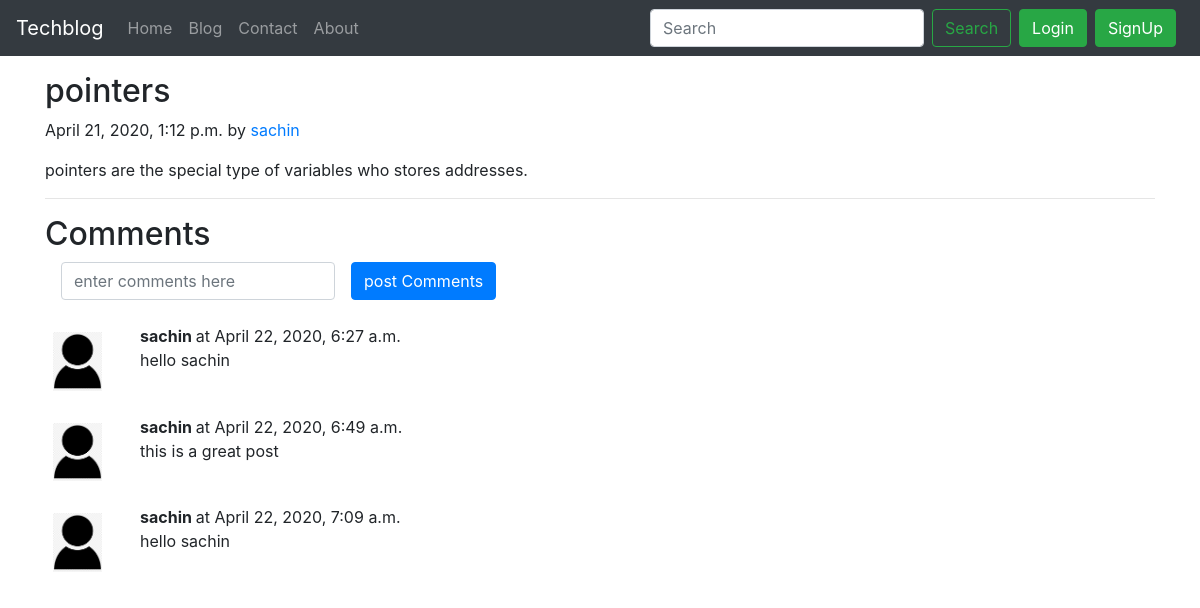
The page /blog/adsasfdg on the database as committed earlier.
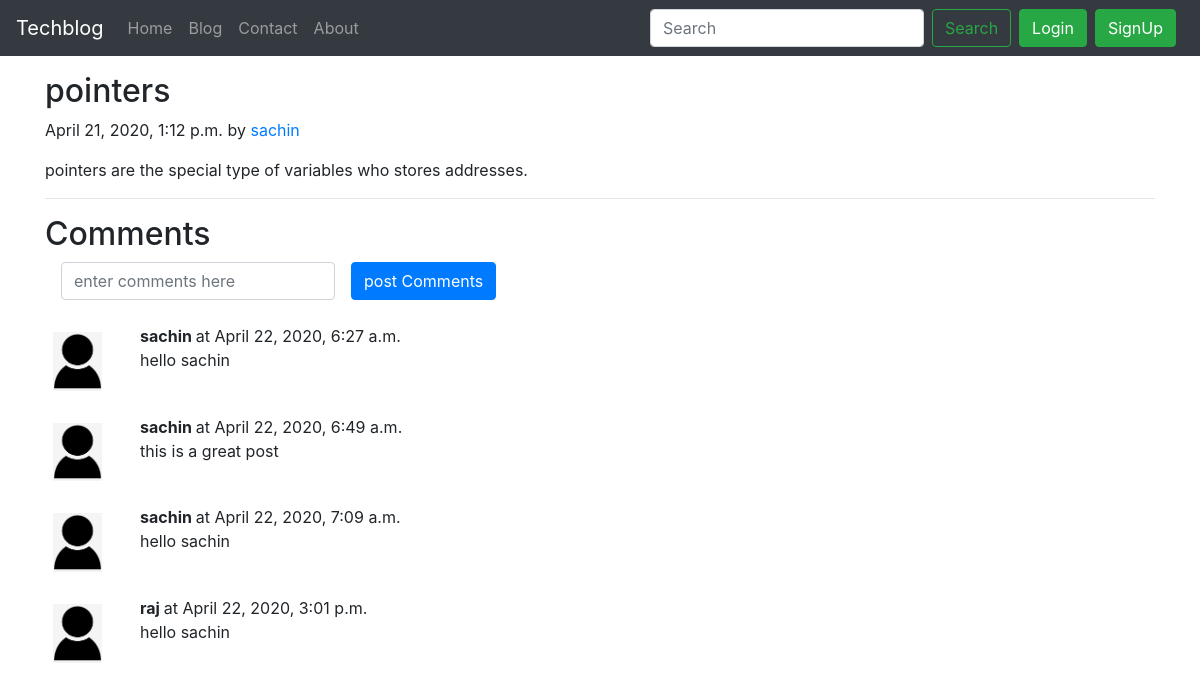
The same page on the database as committed later.
### blog/models.py (models this page shows, shortened)
class Post(models.Model):
    sno = models.AutoField(primary_key = True)
    title = models.CharField(max_length=255)
    author = models.CharField(max_length=30)
    slug = models.CharField(max_length=130)
    content = models.TextField()
    timestamp = models.DateTimeField(blank= True)

class BlogComment(models.Model):
    sno = models.AutoField(primary_key=True)
    comment = models.TextField()
    user = models.ForeignKey(User, on_delete=models.CASCADE)
    parent =models.ForeignKey('self', on_delete=models.CASCADE, null=True)
    post = models.ForeignKey(Post, on_delete=models.CASCADE)
    timestamp = models.DateTimeField(default=now)

### blog/views.py (the view)
# urls.py: path('<str:slug>', views.blogPost, name='blogPost'),
def blogPost(request, slug):
    post = Post.objects.filter(slug=slug).first()
    comments = BlogComment.objects.filter(post=post)
    context = {'post':post, 'comments':comments}
    return render(request, 'blog/blogpost.html', context)

### templates/blog/blogpost.html (shortened to what this page needs)
{% extends 'base.html' %}
{% block body %}
<div class="container my-3">
    <h2 class="blog-post-title"> {{post.title}} </h2>
    <p class="blog-post-meta"> {{post.timestamp}} by <a href="/about"> {{post.author}} </a> </p>
    <p> {{post.content}} </p>
    <hr>
    <div class="contanier my-3">
        <h2> Comments </h2>
        <form action="/blog/postComment" method="post" class="form-inline">
            <div class="form-group mx-sm-3 mb-2">
                <input type="text" name="comment" class="form-control" placeholder="enter comments here">
            </div>
            <button type="submit" class="btn btn-primary mb-2">post Comments</button>
        </form>
        {% for comment in comments %}
            <div class="row my-3">
                <div class="col-md-1">
                <img src="/static/userimage.png" class="rounded mx-auto d-block w-100 p-2" alt="user">
                </div>
                <div class="col-md-11"><b>
                    {{comment.user.username}} </b> at {{comment.timestamp}}
                <div>
                    {{comment.comment}}
                </div>
                </div>
            </div>
        {% endfor %}
    </div>
</div>
{% endblock body %}

### templates/base.html (shortened to what this page needs)
<!doctype html>
<html lang="en">
<head>
  <link rel="stylesheet" href="https://stackpath.bootstrapcdn.com/bootstrap/4.4.1/css/bootstrap.min.css"
>
</head>
<body>
  <nav class="navbar navbar-expand-lg navbar-dark bg-dark">
    <a class="navbar-brand" href="/">Techblog</a>
    <div class="collapse navbar-collapse" id="navbarSupportedContent">
      <ul class="navbar-nav mr-auto">
        <li class="nav-item {% block homeactive %} {% endblock homeactive %} ">
          <a class="nav-link" href="/">Home <span class="sr-only">(current)</span></a>
        </li>
        <li class="nav-item {% block blogactive %} {% endblock blogactive %}">
          <a class="nav-link" href="/blog">Blog</a>
        </li>
        <li class="nav-item {% block contactactive %} {% endblock contactactive %}">
          <a class="nav-link" href="/contact">Contact</a>
        </li>
        <li class="nav-item {% block aboutactive %} {% endblock aboutactive %}">
          <a class="nav-link" href="/about">About</a>
        </li>
      </ul>
      <div class="ml-auto form-inline">
      <form method="get" action="/search" class="form-inline my-2 my-lg-0">
        <input class="form-control mr-sm-2" type="search" placeholder="Search" aria-label="Search" name="query"
          id="search">
        <button class="btn btn-outline-success my-2 my-sm-0" type="submit">Search</button>
      </form>
      {% if user.is_authenticated %}
      <ul class="navbar-nav mr-2">
        <li class="nav-item dropdown">
        <a class="nav-link dropdown-toggle" href="#" id="navbarDropdown" role="button" data-toggle="dropdown" aria-haspopup="true" aria-expanded="false">
          Welcome {{request.user}}
        </a>
        <div class="dropdown-menu" aria-labelledby="navbarDropdown">
          <a class="dropdown-item" href="/logout">Logout</a>
        </div>
      </li>
      </ul>
      {% else %}
      <button type="button" class="btn btn-success mx-2" data-toggle="modal" data-target="#loginModal">
        Login
      </button>
      <button type="button" class="btn btn-success mr-2" data-toggle="modal" data-target="#signupModal">
        SignUp
      </button>
      {% endif %}
    </div>
    </div>
  </nav>
  {% block body %}
  {% endblock body %}
</body>
</html>

Rows that differ between the two databases and show on the page:
added BlogComment: user.username "raj", timestamp "April 22, 2020, 3:01 p.m.", comment "hello sachin"
